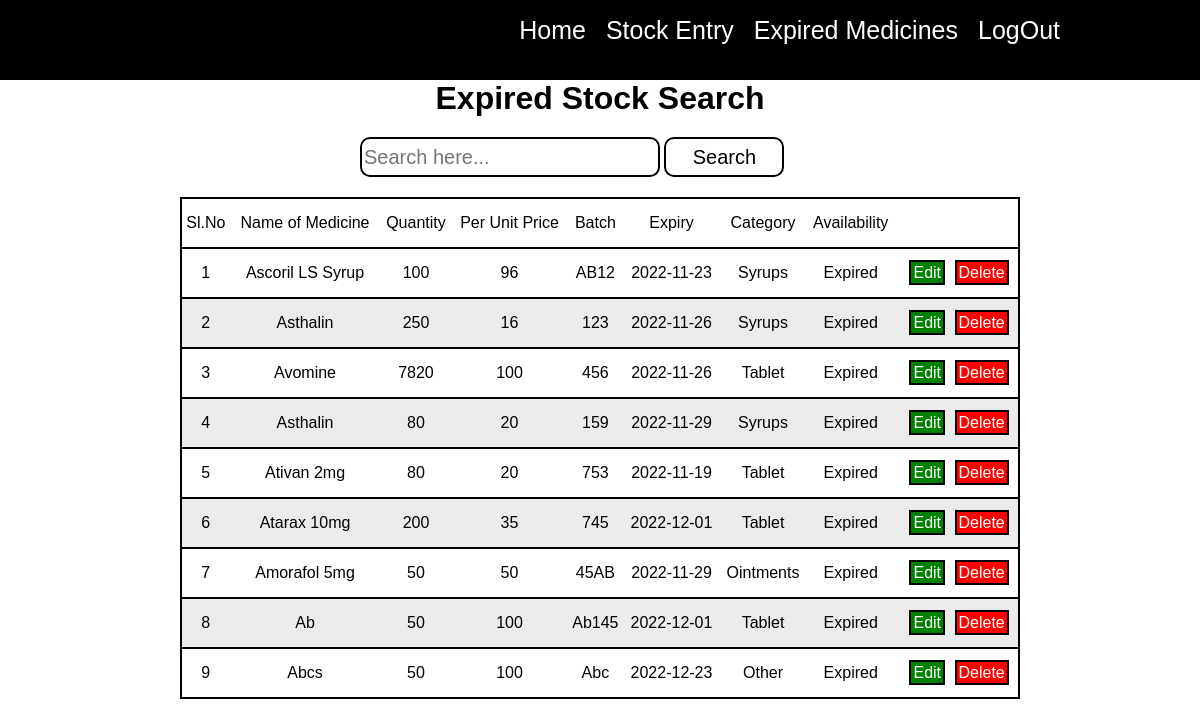
/expired.php (signed in), run on the app's committed database.
### tables this page shows
CREATE TABLE IF NOT EXISTS `stock` (
  `s_id` int NOT NULL AUTO_INCREMENT,
  `s_medname` varchar(255) NOT NULL,
  `s_qty` int NOT NULL,
  `s_price` int NOT NULL,
  `s_batch` varchar(50) NOT NULL,
  `s_expiry` date NOT NULL,
  `s_category` varchar(50) NOT NULL,
  `s_time` timestamp NOT NULL,
  `s_status` enum('Available','Expired') NOT NULL DEFAULT 'Available',
  PRIMARY KEY (`s_id`)
);

### expired.php (the view, shortened to what this page needs)
<?php
include('connect.php');
?>
<!DOCTYPE html>
<html>
<head>
   <link rel="stylesheet" type="text/css" href="style.css">
</head>
<body>
   <?php include('header.php'); ?>
   <h1 class="clrblk">Expired Stock Search</h1>
      <div class="divboxsearch">
         <form action="" method="GET">
            <input type="search" name="searchmed" placeholder="Search here..." class="searchbar" value="<?php if(isset($_GET['searchmed'])){echo $_GET['searchmed'];}?>">
            <input type="submit" name="searchsubmit" class="searchbar searchbtn" value="Search">
         </form>
      </div>
      <table>
         <thead>
            <tr>
               <td>Sl.No</td>
               <td>Name of Medicine</td>
               <td>Quantity</td>
               <td>Per Unit Price</td>
               <td>Batch</td>
               <td>Expiry</td>
               <td>Category</td>
               <td>Availability</td>
               <td></td>
            </tr>
         </thead>
         <tbody>
         <?php
         $count=1;
         if(isset($_GET['searchmed']))
         {
            $filtervalues=$_GET['searchmed'];
            $query="SELECT * FROM stock WHERE concat(s_medname,s_qty,s_price,s_batch,s_expiry,s_category) LIKE '%$filtervalues%' && `s_status`='Expired'";
            $result1 = mysqli_query($mysqli, $query);
               if (mysqli_num_rows($result1) > 0)
               {
                  foreach ($result1 as $row)
                  {
                     echo "<tr><td>".$count."</td>
                     <td>".$row['s_medname']."</td>
                     <td>".$row['s_qty']."</td>
                     <td>".$row['s_price']."</td>
                     <td>".$row['s_batch']."</td>
                     <td>".$row['s_expiry']."</td>
                     <td>".$row['s_category']."</td>
                     <td>".$row['s_status']."</td>
                     <td><a href='edit.php?edit=$row[s_id]' class='tda'>Edit</a>
                     <a href='deleteexpiry.php?del=$row[s_id]' onClick=\"return confirm('Are you SURE DELETE this RECORD?')\" class='tda tda1'>Delete</a></td></tr>";
                     $count++;
                  }
               }
               else
               {
                  header('location: stockentry.php');
               }
         }
         else
         {
            $sql1 = "SELECT * FROM stock WHERE `s_status`='Expired'";
            $result = mysqli_query($mysqli, $sql1);
            if (mysqli_num_rows($result) > 0)
            {
               while($row = mysqli_fetch_assoc($result))
               {
                  echo "<tr><td>".$count."</td>
                  <td>".$row['s_medname']."</td>
                  <td>".$row['s_qty']."</td>
                  <td>".$row['s_price']."</td>
                  <td>".$row['s_batch']."</td>
                  <td>".$row['s_expiry']."</td>
                  <td>".$row['s_category']."</td>
                  <td>".$row['s_status']."</td>
                  <td><a href='edit.php?edit=$row[s_id]' class='tda'>Edit</a>
                  <a href='deleteexpiry.php?del=$row[s_id]' onClick=\"return confirm('Are you SURE DELETE this RECORD?')\" class='tda tda1'>Delete</a></td></tr>";
                  $count++;
                  }
               }
            else
            {
               echo "<tr><td>No Data Found</td></tr>";
            }
            }
         ?>
         </tbody>
      </table>
</body>
</html>

### style.css (style rules this page uses)
html,body { margin: 0; scroll-behavior: smooth; font-family: 'Oswald', sans-serif; }
h1 { margin: 0 0 0 0; text-align: center; font-weight: 900; color: white; }
a { color: white; text-decoration: none; }
h1.clrblk { color: black; }
table { border-collapse: collapse; margin: 0 auto; width: 70%; height: 5vH; text-align: center; margin-top: 20px; margin-bottom: 20px; }
input.searchbar { margin-left: 30%; width: 25%; height: 5vH; border: 2px solid black; border-radius: 10px; font-size: 20px; margin-top: 20px; font-family: 'Oswald', sans-serif; }
input.searchbtn { padding: 0; width: 10%; margin-left: 0; background: white; text-indent: 0; font-family: 'Oswald', sans-serif; }
tr { height: 50px; border: 2px solid black; }
tr:nth-child(even) { background: #ebebeb; }
a.tda { background: green; margin-left: 5px; padding: 2px; border: 2px solid black; }
a.tda1 { background: red; }

### data on the page
stock: s_medname "Ascoril LS Syrup", s_qty "100", s_price "96", s_batch "AB12", s_expiry "2022-11-23", s_category "Syrups", s_status "Expired"
stock: s_medname "Asthalin", s_qty "250", s_price "16", s_batch "123", s_expiry "2022-11-26", s_category "Syrups", s_status "Expired"
stock: s_medname "Avomine", s_qty "7820", s_price "100", s_batch "456", s_expiry "2022-11-26", s_category "Tablet", s_status "Expired"
stock: s_medname "Asthalin", s_qty "80", s_price "20", s_batch "159", s_expiry "2022-11-29", s_category "Syrups", s_status "Expired"
stock: s_medname "Ativan 2mg", s_qty "80", s_price "20", s_batch "753", s_expiry "2022-11-19", s_category "Tablet", s_status "Expired"
stock: s_medname "Atarax 10mg", s_qty "200", s_price "35", s_batch "745", s_expiry "2022-12-01", s_category "Tablet", s_status "Expired"
stock: s_medname "Amorafol 5mg", s_qty "50", s_price "50", s_batch "45AB", s_expiry "2022-11-29", s_category "Ointments", s_status "Expired"
stock: s_medname "Ab", s_qty "50", s_price "100", s_batch "Ab145", s_expiry "2022-12-01", s_category "Tablet", s_status "Expired"
stock: s_medname "Abcs", s_qty "50", s_price "100", s_batch "Abc", s_expiry "2022-12-23", s_category "Other", s_status "Expired"
